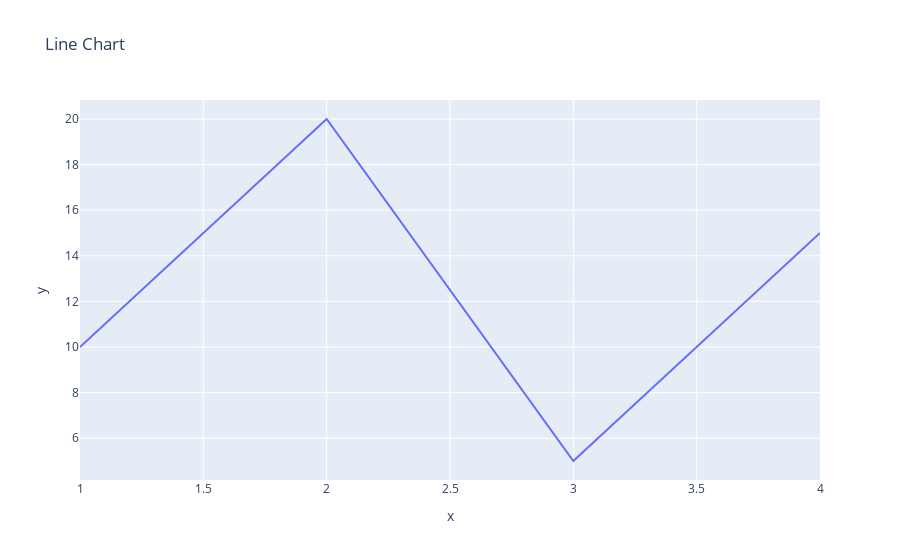

Notebook code cell kept with this figure:
### Code cell
#line plot
x=[1, 2, 3, 4]
y=[10, 20, 5, 15]
#df=pd.DataFrame()
lc = px.line(x=x, y=y, title='Line Chart')
lc.show()

### Figure 1 — Plotly figure (JSON) as saved in the notebook; plotly's stock layout.template omitted (floating-point values rounded to 4 significant figures)
{"data": [{"hovertemplate": "x=%{x}<br>y=%{y}<extra></extra>", "legendgroup": "", "line": {"color": "#636efa", "dash": "solid"}, "marker": {"symbol": "circle"}, "mode": "lines", "name": "", "orientation": "v", "showlegend": false, "type": "scatter", "x": [1, 2, 3, 4], "xaxis": "x", "y": [10, 20, 5, 15], "yaxis": "y"}], "layout": {"legend": {"tracegroupgap": 0}, "title": {"text": "Line Chart"}, "xaxis": {"anchor": "y", "domain": [0, 1], "title": {"text": "x"}}, "yaxis": {"anchor": "x", "domain": [0, 1], "title": {"text": "y"}}}}
